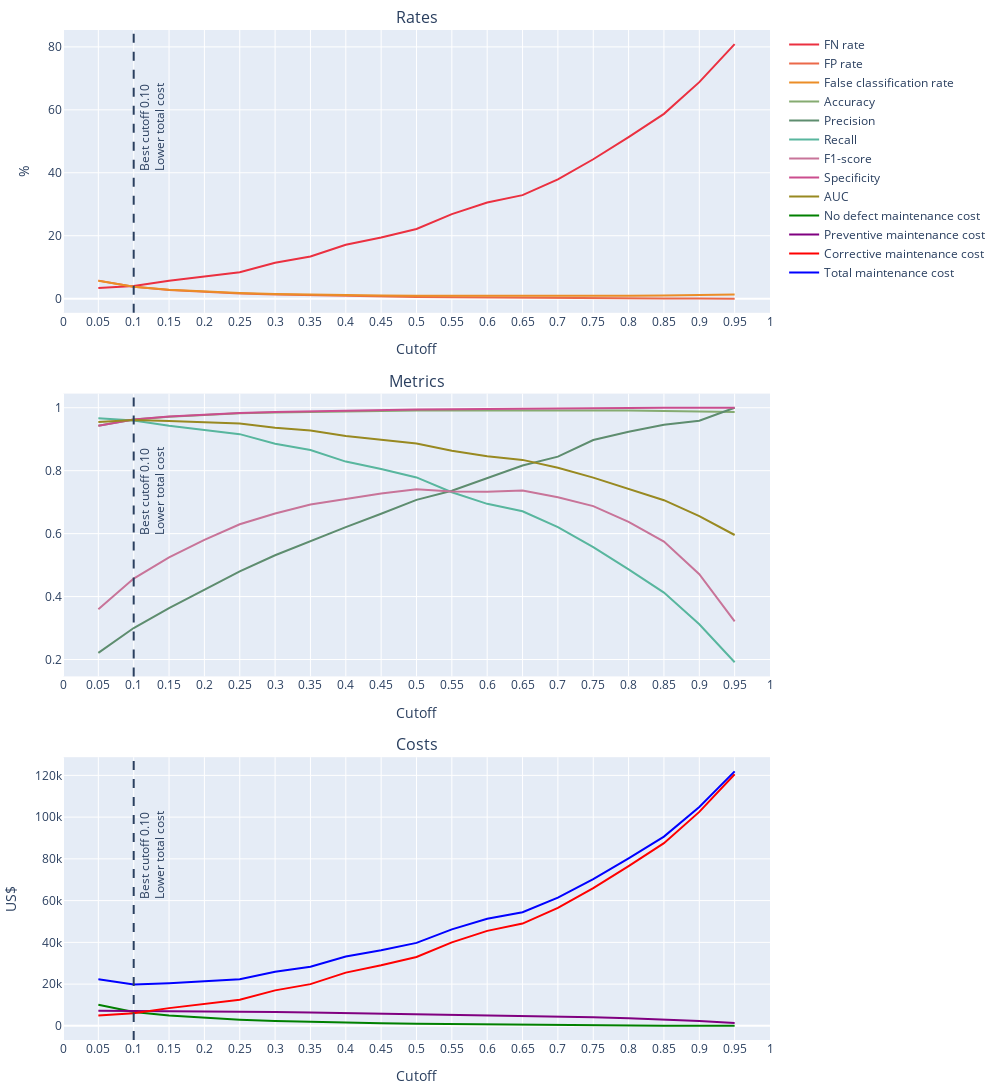

Notebook code cell kept with this figure:
### Code cell
plot_metrics(df_metrics_rf_clf)

### Figure 1 — Plotly figure (JSON) as saved in the notebook; plotly's stock layout.template omitted (floating-point values rounded to 4 significant figures)
{"data": [{"line": {"color": "#eb3040"}, "mode": "lines", "name": "FN rate", "type": "scatter", "x": [0.05, 0.1, 0.15, 0.2, 0.25, 0.3, 0.35, 0.4, 0.45, 0.5, 0.55, 0.6, 0.65, 0.7, 0.75, 0.8, 0.85, 0.9, 0.95], "xaxis": "x", "y": [3.356, 4.027, 5.705, 7.047, 8.389, 11.41, 13.42, 17.11, 19.46, 22.15, 26.85, 30.54, 32.89, 37.92, 44.3, 51.34, 58.72, 68.79, 80.87], "yaxis": "y"}, {"line": {"color": "#eb6949"}, "mode": "lines", "name": "FP rate", "type": "scatter", "x": [0.05, 0.1, 0.15, 0.2, 0.25, 0.3, 0.35, 0.4, 0.45, 0.5, 0.55, 0.6, 0.65, 0.7, 0.75, 0.8, 0.85, 0.9, 0.95], "xaxis": "x", "y": [5.734, 3.768, 2.779, 2.147, 1.672, 1.316, 1.068, 0.853, 0.6892, 0.5423, 0.4406, 0.3389, 0.2542, 0.1921, 0.1073, 0.06779, 0.03954, 0.0226, 0], "yaxis": "y"}, {"line": {"color": "#eb8d27"}, "mode": "lines", "name": "False classification rate", "type": "scatter", "x": [0.05, 0.1, 0.15, 0.2, 0.25, 0.3, 0.35, 0.4, 0.45, 0.5, 0.55, 0.6, 0.65, 0.7, 0.75, 0.8, 0.85, 0.9, 0.95], "xaxis": "x", "y": [5.694, 3.772, 2.828, 2.228, 1.783, 1.483, 1.272, 1.122, 1, 0.9, 0.8778, 0.8389, 0.7944, 0.8167, 0.8389, 0.9167, 1.011, 1.161, 1.339], "yaxis": "y"}, {"line": {"color": "#85ab71"}, "mode": "lines", "name": "Accuracy", "type": "scatter", "x": [0.05, 0.1, 0.15, 0.2, 0.25, 0.3, 0.35, 0.4, 0.45, 0.5, 0.55, 0.6, 0.65, 0.7, 0.75, 0.8, 0.85, 0.9, 0.95], "xaxis": "x2", "y": [0.9431, 0.9623, 0.9717, 0.9777, 0.9822, 0.9852, 0.9873, 0.9888, 0.99, 0.991, 0.9912, 0.9916, 0.9921, 0.9918, 0.9916, 0.9908, 0.9899, 0.9884, 0.9866], "yaxis": "y2"}, {"line": {"color": "#5e8d6f"}, "mode": "lines", "name": "Precision", "type": "scatter", "x": [0.05, 0.1, 0.15, 0.2, 0.25, 0.3, 0.35, 0.4, 0.45, 0.5, 0.55, 0.6, 0.65, 0.7, 0.75, 0.8, 0.85, 0.9, 0.95], "xaxis": "x2", "y": [0.221, 0.3001, 0.3635, 0.4216, 0.4798, 0.5312, 0.5772, 0.6206, 0.663, 0.7073, 0.7365, 0.7753, 0.8163, 0.8447, 0.8973, 0.9236, 0.9462, 0.9588, 1], "yaxis": "y2"}, {"line": {"color": "#58b69e"}, "mode": "lines", "name": "Recall", "type": "scatter", "x": [0.05, 0.1, 0.15, 0.2, 0.25, 0.3, 0.35, 0.4, 0.45, 0.5, 0.55, 0.6, 0.65, 0.7, 0.75, 0.8, 0.85, 0.9, 0.95], "xaxis": "x2", "y": [0.9664, 0.9597, 0.943, 0.9295, 0.9161, 0.8859, 0.8658, 0.8289, 0.8054, 0.7785, 0.7315, 0.6946, 0.6711, 0.6208, 0.557, 0.4866, 0.4128, 0.3121, 0.1913], "yaxis": "y2"}, {"line": {"color": "#c87499"}, "mode": "lines", "name": "F1-score", "type": "scatter", "x": [0.05, 0.1, 0.15, 0.2, 0.25, 0.3, 0.35, 0.4, 0.45, 0.5, 0.55, 0.6, 0.65, 0.7, 0.75, 0.8, 0.85, 0.9, 0.95], "xaxis": "x2", "y": [0.3598, 0.4572, 0.5247, 0.5801, 0.6298, 0.6642, 0.6926, 0.7098, 0.7273, 0.7412, 0.734, 0.7327, 0.7366, 0.7157, 0.6874, 0.6374, 0.5748, 0.4709, 0.3211], "yaxis": "y2"}, {"line": {"color": "#cb4d8e"}, "mode": "lines", "name": "Specificity", "type": "scatter", "x": [0.05, 0.1, 0.15, 0.2, 0.25, 0.3, 0.35, 0.4, 0.45, 0.5, 0.55, 0.6, 0.65, 0.7, 0.75, 0.8, 0.85, 0.9, 0.95], "xaxis": "x2", "y": [0.9427, 0.9623, 0.9722, 0.9785, 0.9833, 0.9868, 0.9893, 0.9915, 0.9931, 0.9946, 0.9956, 0.9966, 0.9975, 0.9981, 0.9989, 0.9993, 0.9996, 0.9998, 1], "yaxis": "y2"}, {"line": {"color": "#988921"}, "mode": "lines", "name": "AUC", "type": "scatter", "x": [0.05, 0.1, 0.15, 0.2, 0.25, 0.3, 0.35, 0.4, 0.45, 0.5, 0.55, 0.6, 0.65, 0.7, 0.75, 0.8, 0.85, 0.9, 0.95], "xaxis": "x2", "y": [0.9546, 0.961, 0.9576, 0.954, 0.9497, 0.9364, 0.9275, 0.9102, 0.8992, 0.8866, 0.8636, 0.8456, 0.8343, 0.8094, 0.778, 0.7429, 0.7062, 0.6559, 0.5956], "yaxis": "y2"}, {"line": {"color": "green"}, "mode": "lines", "name": "No defect maintenance cost", "type": "scatter", "x": [0.05, 0.1, 0.15, 0.2, 0.25, 0.3, 0.35, 0.4, 0.45, 0.5, 0.55, 0.6, 0.65, 0.7, 0.75, 0.8, 0.85, 0.9, 0.95], "xaxis": "x3", "y": [10150, 6670, 4920, 3800, 2960, 2330, 1890, 1510, 1220, 960, 780, 600, 450, 340, 190, 120, 70, 40, 0], "yaxis": "y3"}, {"line": {"color": "purple"}, "mode": "lines", "name": "Preventive maintenance cost", "type": "scatter", "x": [0.05, 0.1, 0.15, 0.2, 0.25, 0.3, 0.35, 0.4, 0.45, 0.5, 0.55, 0.6, 0.65, 0.7, 0.75, 0.8, 0.85, 0.9, 0.95], "xaxis": "x3", "y": [7200, 7150, 7025, 6925, 6825, 6600, 6450, 6175, 6000, 5800, 5450, 5175, 5000, 4625, 4150, 3625, 3075, 2325, 1425], "yaxis": "y3"}, {"line": {"color": "red"}, "mode": "lines", "name": "Corrective maintenance cost", "type": "scatter", "x": [0.05, 0.1, 0.15, 0.2, 0.25, 0.3, 0.35, 0.4, 0.45, 0.5, 0.55, 0.6, 0.65, 0.7, 0.75, 0.8, 0.85, 0.9, 0.95], "xaxis": "x3", "y": [5000, 6000, 8500, 10500, 12500, 17000, 20000, 25500, 29000, 33000, 40000, 45500, 49000, 56500, 66000, 76500, 87500, 102500, 120500], "yaxis": "y3"}, {"line": {"color": "blue"}, "mode": "lines", "name": "Total maintenance cost", "type": "scatter", "x": [0.05, 0.1, 0.15, 0.2, 0.25, 0.3, 0.35, 0.4, 0.45, 0.5, 0.55, 0.6, 0.65, 0.7, 0.75, 0.8, 0.85, 0.9, 0.95], "xaxis": "x3", "y": [22350, 19820, 20445, 21225, 22285, 25930, 28340, 33185, 36220, 39760, 46230, 51275, 54450, 61465, 70340, 80245, 90645, 104865, 121925], "yaxis": "y3"}], "layout": {"annotations": [{"font": {"size": 16}, "showarrow": false, "text": "Rates", "x": 0.5, "xanchor": "center", "xref": "paper", "y": 1, "yanchor": "bottom", "yref": "paper"}, {"font": {"size": 16}, "showarrow": false, "text": "Metrics", "x": 0.5, "xanchor": "center", "xref": "paper", "y": 0.64, "yanchor": "bottom", "yref": "paper"}, {"font": {"size": 16}, "showarrow": false, "text": "Costs", "x": 0.5, "xanchor": "center", "xref": "paper", "y": 0.28, "yanchor": "bottom", "yref": "paper"}], "height": 1200, "margin": {"b": 10, "l": 10, "pad": 0, "r": 10, "t": 30}, "shapes": [{"label": {"text": "Best cutoff 0.10                              <br>Lower total cost", "xanchor": "left", "yanchor": "top"}, "line": {"dash": "dash"}, "type": "line", "x0": 0.1, "x1": 0.1, "xref": "x", "y0": 0, "y1": 1, "yref": "y domain"}, {"label": {"text": "Best cutoff 0.10                              <br>Lower total cost", "xanchor": "left", "yanchor": "top"}, "line": {"dash": "dash"}, "type": "line", "x0": 0.1, "x1": 0.1, "xref": "x2", "y0": 0, "y1": 1, "yref": "y2 domain"}, {"label": {"text": "Best cutoff 0.10                              <br>Lower total cost", "xanchor": "left", "yanchor": "top"}, "line": {"dash": "dash"}, "type": "line", "x0": 0.1, "x1": 0.1, "xref": "x3", "y0": 0, "y1": 1, "yref": "y3 domain"}], "showlegend": true, "width": 1000, "xaxis": {"anchor": "y", "domain": [0, 1], "dtick": 0.05, "range": [0, 1], "title": {"text": "Cutoff"}}, "xaxis2": {"anchor": "y2", "domain": [0, 1], "dtick": 0.05, "range": [0, 1], "title": {"text": "Cutoff"}}, "xaxis3": {"anchor": "y3", "domain": [0, 1], "dtick": 0.05, "range": [0, 1], "title": {"text": "Cutoff"}}, "yaxis": {"anchor": "x", "domain": [0.72, 1], "title": {"text": "%"}}, "yaxis2": {"anchor": "x2", "domain": [0.36, 0.64]}, "yaxis3": {"anchor": "x3", "domain": [0, 0.28], "title": {"text": "US$"}}}}
